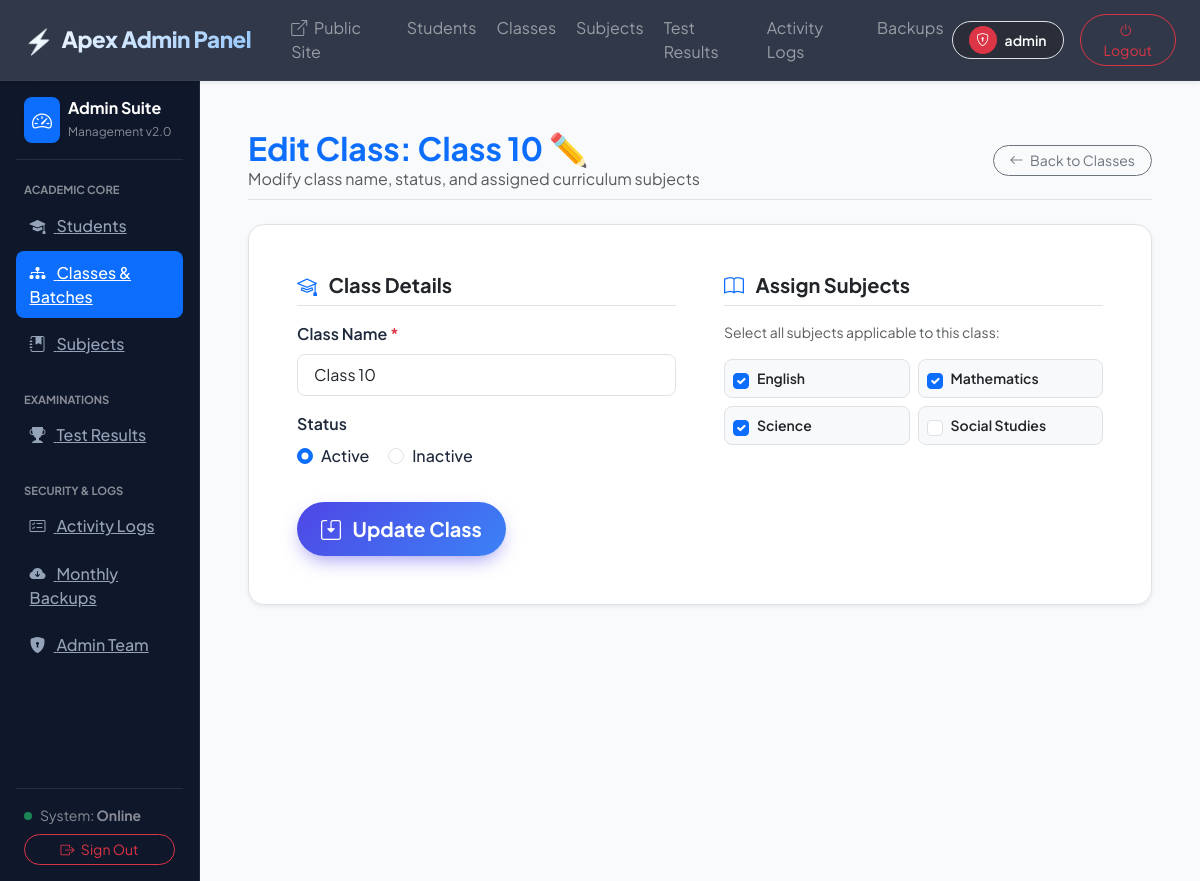
The page /class-edit.php?classid=1 (signed in) on the database its author committed.
### tables this page shows
CREATE TABLE tblclass (
    classid INTEGER PRIMARY KEY AUTOINCREMENT,
    classname TEXT NOT NULL,
    subject TEXT,
    status INTEGER DEFAULT 1,
    addedDateTime TEXT,
    addedIPaddress TEXT
);

CREATE TABLE tblsubject (
    subjectid INTEGER PRIMARY KEY AUTOINCREMENT,
    subjectname TEXT NOT NULL UNIQUE,
    status INTEGER DEFAULT 1,
    addedipaddress TEXT,
    addedDatetime TEXT
);

### class-edit.php (the view, shortened to what this page needs)
<?php
include "dbms.php";
$classid = $_REQUEST["classid"] ?? null;
$stmt = $conn->prepare("SELECT * FROM tblclass WHERE classid = :id");
$stmt->bindParam(':id', $classid, PDO::PARAM_INT);
$stmt->execute();
$class = $stmt->fetch();
$assignedSubjects = !empty($class['subject']) ? explode('+', $class['subject']) : [];
include "includes/top.php";
?>
<?php
include "includes/nav.php";
include "includes/left-side.php";
?>
<div class="container-fluid p-0">
    <div class="d-flex justify-content-between align-items-center mb-4 border-bottom pb-2 flex-wrap gap-2">
        <div>
            <h2 class="text-primary fw-bold m-0">Edit Class: <?php echo htmlspecialchars($class['classname']); ?> ✏️</h2>
            <p class="text-muted m-0">Modify class name, status, and assigned curriculum subjects</p>
        </div>
        <a href="class-table.php" class="btn btn-outline-secondary btn-sm rounded-pill px-3">
            <i class="bi bi-arrow-left me-1"></i> Back to Classes
        </a>
    </div>
    <form action="class-edit-process.php" method="POST" class="glass-card p-4 p-md-5 border shadow-sm rounded-4">
        <div class="row g-4">
            <div class="col-md-6 border-end-md pe-md-4">
                <h5 class="fw-bold text-dark mb-3 pb-2 border-bottom">
                    <i class="bi bi-mortarboard text-primary me-2"></i> Class Details
                </h5>
                <div class="mb-3">
                    <label for="classNameInput" class="form-label fw-semibold">Class Name <span class="text-danger">*</span></label>
                    <input type="text" class="form-control form-control-lg fs-6" id="classNameInput" name="class" value="<?php echo htmlspecialchars($class['classname']); ?>" required>
                </div>
                <div class="mb-3">
                    <label class="form-label fw-semibold d-block">Status</label>
                    <div class="form-check form-check-inline">
                        <input class="form-check-input" type="radio" name="status" id="statusActive" value="1" <?php if ($class['status'] == '1') echo 'checked'; ?>>
                        <label class="form-check-label fw-medium" for="statusActive">Active</label>
                    </div>
                    <div class="form-check form-check-inline">
                        <input class="form-check-input" type="radio" name="status" id="statusInactive" value="0" <?php if ($class['status'] == '0') echo 'checked'; ?>>
                        <label class="form-check-label fw-medium" for="statusInactive">Inactive</label>
                    </div>
                </div>
                <div class="pt-3">
                    <button type="submit" class="btn btn-gradient-primary btn-lg rounded-pill px-4 fw-bold">
                        <i class="bi bi-save2 me-2"></i> Update Class
                    </button>
                </div>
            </div>
            <div class="col-md-6 ps-md-4">
                <h5 class="fw-bold text-dark mb-3 pb-2 border-bottom">
                    <i class="bi bi-book text-primary me-2"></i> Assign Subjects
                </h5>
                <p class="text-muted small">Select all subjects applicable to this class:</p>
                <div class="row g-2">
                <?php
                    $stmt = $conn->prepare("SELECT * FROM tblsubject WHERE status = '1' ORDER BY subjectname ASC");
                    $stmt->execute();
                    while ($sub = $stmt->fetch()):
                        $isChecked = in_array((string)$sub['subjectid'], $assignedSubjects) ? 'checked' : '';
                ?>
                    <div class="col-sm-6">
                        <div class="p-2 border rounded-3 bg-light d-flex align-items-center">
                            <input class="form-check-input me-2" type="checkbox" name="subject[]" value="<?php echo htmlspecialchars($sub['subjectid']); ?>" id="sub_<?php echo htmlspecialchars($sub['subjectid']); ?>" <?php echo $isChecked; ?>>
                            <label class="form-check-label small fw-semibold text-dark m-0" for="sub_<?php echo htmlspecialchars($sub['subjectid']); ?>">
                                <?php echo htmlspecialchars($sub['subjectname']); ?>
                            </label>
                        </div>
                    </div>
                <?php endwhile; ?>
                </div>
            </div>
        </div>
    </form>
</div>
<?php
include "includes/end.php";
?>

### style.css (style rules this page uses)
:root { --primary: #4f46e5; --primary-hover: #4338ca; --primary-light: #eef2ff; --secondary: #0ea5e9; --accent: #f59e0b; --success: #10b981; --danger: #ef4444; --dark-bg: #0f172a; --card-bg: rgba(255, 255, 255, 0.92); --glass-border: rgba(255, 255, 255, 0.4); --glass-shadow: 0 20px 40px -15px rgba(0, 0, 0, 0.07); --font-main: 'Plus Jakarta Sans', -apple-system, BlinkMacSystemFont, "Segoe UI", Roboto, sans-serif; }
body { font-family: var(--font-main); background-color: #f8fafc; color: #1e293b; overflow-x: hidden; margin: 0; padding: 0; }
.glass-card { background: var(--card-bg); backdrop-filter: blur(16px); -webkit-backdrop-filter: blur(16px); border: 1px solid var(--glass-border); border-radius: 1.25rem; box-shadow: var(--glass-shadow); transition: all 0.3s cubic-bezier(0.16, 1, 0.3, 1); }
.btn-gradient-primary { background: linear-gradient(135deg, #4f46e5 0%, #3b82f6 100%); color: #ffffff !important; border: none; border-radius: 0.75rem; padding: 0.75rem 1.75rem; font-weight: 600; transition: all 0.25s ease; box-shadow: 0 8px 20px -6px rgba(79, 70, 229, 0.6); }

### rows shown on the page
tblclass: classname "Class 10", class "Class 10", status "☑ Active", status "☐ Inactive"
tblsubject: subjectname "English"
tblsubject: subjectname "Mathematics"
tblsubject: subjectname "Science"
tblsubject: subjectname "Social Studies"

### other values the page prints
$_SESSION['adminusername'] "admin"
